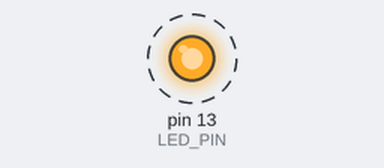
The sketch below on a simulated Arduino Uno, built with avr-gcc and run on an emulated ATmega328P. Shown: output pins drawn as LEDs (lit = HIGH). Dashed ring = blinking. What the sketch prints to the serial monitor is not drawn.

Above: at 0.4 s.
Timing chart, 0 to 4.6 s (numbered marks = the images above):
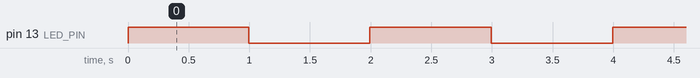

The sketch:

part1.ino
```cpp
const byte LED_PIN = 13;

void setup() {
  pinMode(LED_PIN, OUTPUT);
  Serial.begin(9600);
  Serial.println("Starting LED Blink (2 sec interval)");
  startTimer();
}

void loop() {
}

void startTimer() {
  noInterrupts();

  TCCR1A = 0;
  TCCR1B = 0;

  OCR1A = 15624; // (16MHz / 1024 prescaler) * 2s - 1
  TCCR1B |= (1 << WGM12);
  TCCR1B |= (1 << CS12) | (1 << CS10);
  TIMSK1 |= (1 << OCIE1A);

  interrupts();
}

ISR(TIMER1_COMPA_vect) {
  digitalWrite(LED_PIN, digitalRead(LED_PIN) ^ 1); // Toggle LED
  Serial.println("LED Toggled!");
}
```

Measured:
- by itself, pin 13 (LED_PIN): alternates HIGH for 1.0 s and LOW for 1.0 s
